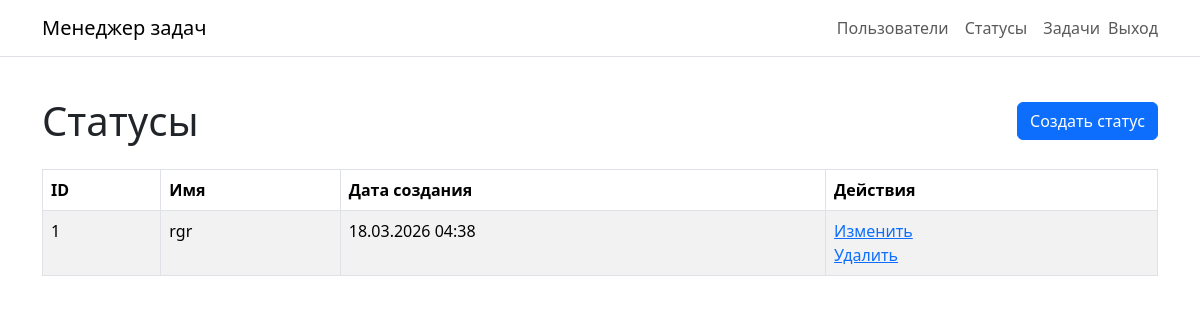
Screenshot of /statuses/ (signed in) with the database file from the repository.
### task_manager/models.py (models this page shows, shortened)
class Status(models.Model):
    name = models.CharField(max_length=255, unique=True)
    created_at = models.DateTimeField(auto_now_add=True)

### task_manager/views.py (the view)
# urls.py: path("statuses/", views.StatusListView.as_view(), name="statuses_list"),
class StatusListView(LoginRequiredMixin, ListView):
    model = Status
    template_name = "statuses/status_list.html"
    context_object_name = "statuses"
    ordering = ("id",)

### templates/statuses/status_list.html (shortened to what this page needs)
{% extends "base.html" %}
{% load i18n %}
{% block content %}
<div class="container py-4">
  <div class="d-flex justify-content-between align-items-center mb-4">
    <h1 class="mb-0">{% translate "Статусы" %}</h1>
    <a class="btn btn-primary" href="{% url 'statuses_create' %}">{% translate "Создать статус" %}</a>
  </div>
  <table class="table table-striped table-bordered">
    <thead>
      <tr>
        <th>ID</th>
        <th>{% translate "Имя" %}</th>
        <th>{% translate "Дата создания" %}</th>
        <th>{% translate "Действия" %}</th>
      </tr>
    </thead>
    <tbody>
      {% for status in statuses %}
      <tr>
        <td>{{ status.id }}</td>
        <td>{{ status.name }}</td>
        <td>{{ status.created_at|date:"d.m.Y H:i" }}</td>
        <td>
          <a href="{% url 'statuses_update' status.pk %}">{% translate "Изменить" %}</a>
          <br>
          <a href="{% url 'statuses_delete' status.pk %}">{% translate "Удалить" %}</a>
        </td>
      </tr>
      {% endfor %}
    </tbody>
  </table>
</div>
{% endblock %}

### rows the page displays
Status: id "1", name "rgr", created_at "18.03.2026 04:38"
